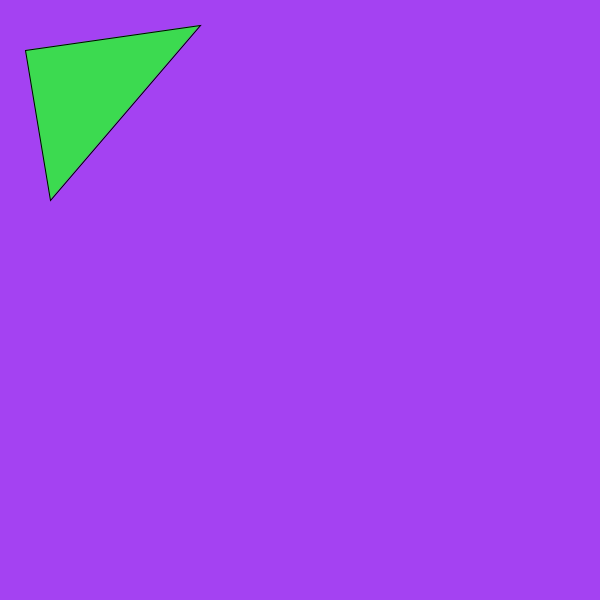
Frame 1 (no input)
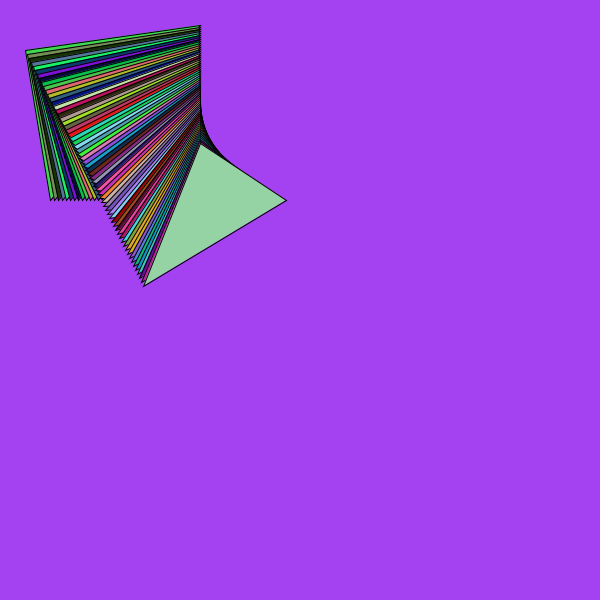
Frame 60 (the mouse pressed at the canvas centre just before this capture)
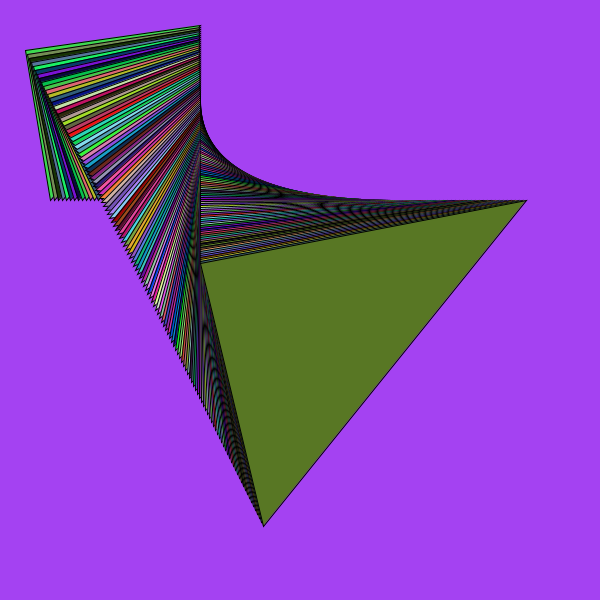
Frame 120 (the mouse held since frame 60 and released just before this capture)

The Processing sketch that drew these frames (run headless with seeded random() and noise(); from frame 60 on, the mouse is pressed at the canvas centre):

// Processing sketch: processing_107996
// ── processing_107996.pde

//Triangle creator "Origami." by Neha Rao ITEC Comp Graphics and Multimedia Section 01 Fall 2013  (randomized triangles in a randomized bg.)

//Refresh the page and the BG  color changes!

int x=25;
int y=50;
int xspeed = 2;
int yspeed = 4; //Speed of triangle paper spawns.
 
void setup () {
   
  size (600,600);
  smooth ();
  background(random(255),random(255),random(255)); //Randomize the background.
}
 
 
 
void draw () {
  fill(random(255),random(255),random(255)); //Randomized the "drawn" triangles.
   
   triangle( x, y, 200, x, y, 200);
  x += xspeed;  //Speed settings.
  y += yspeed;
   
 if (x>width-25) { //Width settings for X value.
    
   xspeed = -xspeed;
 }
    
  else if (x<25) {
     
    xspeed = -xspeed;
     
  }
   
  if (y<25) {
     
    yspeed = -yspeed;
     
  }
   
  else if (y>height-25) {
     
    yspeed = -yspeed;
     
  }

  
  
}
   //If the mouse is pressed, create a triangle of said x, y, values.
   
  void mousePressed () {
     
    triangle( mouseX, mouseY, 200, mouseX, mouseY, 200);
     
}
 
 
  void keyPressed () {
     
    background (130,0,150);  //When you press a key, you can move the triangles spawning location. :D
     
  }
